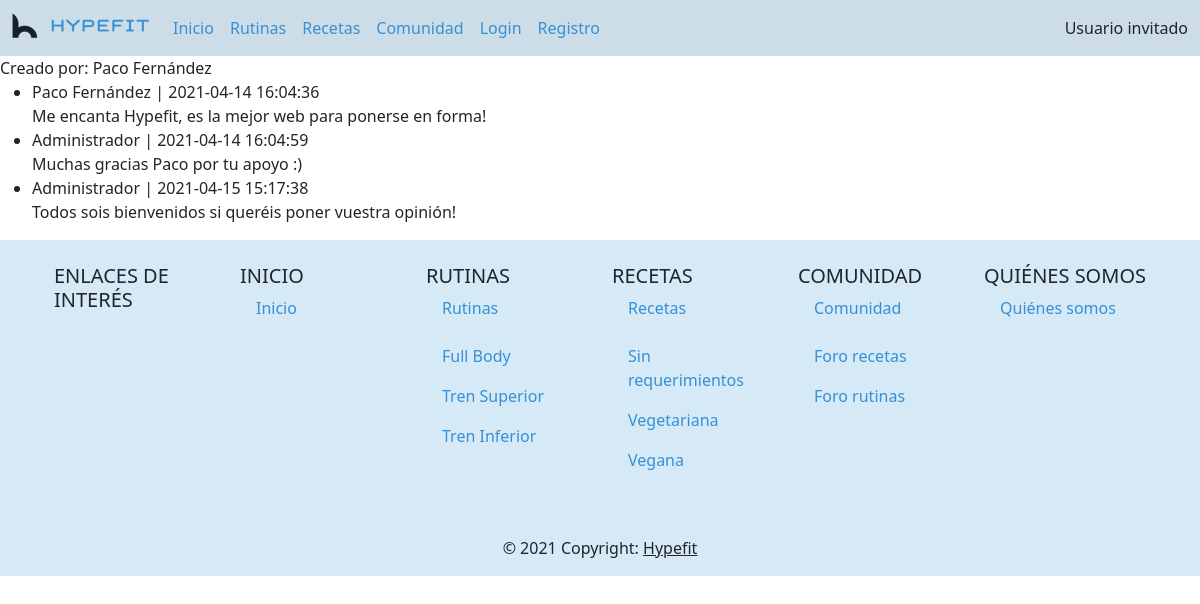
The page /verPost.php?id=1 on the database its author committed.
### tables this page shows
CREATE TABLE `usuarios` (
  `id` int(11) NOT NULL,
  `nombre` varchar(100) NOT NULL,
  `email` varchar(150) NOT NULL,
  `hashPassword` varchar(255) NOT NULL,
  `rol` enum('registrado','entrenador','nutricionista','administrador') NOT NULL,
  `aprobado` tinyint(1) NOT NULL
);

CREATE TABLE `comentarios_post` (
  `id` int(11) NOT NULL,
  `idPost` int(11) NOT NULL,
  `idUsuario` int(11) NOT NULL,
  `fecha` timestamp NOT NULL DEFAULT current_timestamp() ON UPDATE current_timestamp(),
  `comentario` text NOT NULL
);

### verPost.php (called while the page is built, shortened)
<?php
require_once __DIR__ . '/includes/config.php';
require_once __DIR__ . '/includes/funcionesPosts.php';
$idPost = htmlspecialchars(trim(strip_tags($_REQUEST["id"])));
$contenidoPrincipal = mostrarPost($idPost);
require __DIR__ . '/includes/comun/layout.php';

### includes/config.php (called while the page is built, shortened)
<?php
spl_autoload_register(function ($class) {
    $prefix = "hypefit";
    $base_dir = __DIR__;
    $len = strlen($prefix);
    $relative_class = substr($class, $len);
    $file = $base_dir . str_replace('\\', '/', $relative_class) . '.php';
});

### includes/DAO/DAO.php (called while the page is built, shortened)
<?php
class DAO
{
    protected function select($sql) {
        if($sql != ""){
            $conn = Aplicacion::getSingleton()->conexionBd();
            $consulta = $conn->query($sql) or die ($conn->error. " en la línea ".(__LINE__-1));
            $tablaDatos = array();
            while ($fila = mysqli_fetch_assoc($consulta)){
                array_push($tablaDatos, $fila);
            }
            return $tablaDatos;
        } else {
            return 0;
        }
    }
    protected function limpiarString($string): string {
        $conn = Aplicacion::getSingleton()->conexionBd();
        return $conn->real_escape_string($string);
    }
}

### includes/DAO/PostsDAO.php (called while the page is built, shortened)
<?php
class PostsDAO extends DAO {
    public function getPost($id): Post {
        $idLimpio = $this->limpiarString($id);
        $query = "SELECT * from posts where id = '$idLimpio'";
        $fila = $this->select($query);
        return $this->crearObjetoPost($fila[0]);
    }
    private function crearObjetoPost($fila): Post {
        $post = new Post();
        $post->setId($fila['id']);
        $post->setIdCreador($fila['creador']);
        $post->setTitulo($fila['titulo']);
        return $post;
    }
}

### includes/TO/Post.php (called while the page is built, shortened)
<?php
class Post {
    private int $idCreador = 0;
    public function getIdCreador(): int {
        return $this->idCreador;
    }
    public function setIdCreador(int $idCreador): void {
        $this->idCreador = $idCreador;
    }
}

### includes/DAO/UsuarioDAO.php (called while the page is built, shortened)
<?php
class UsuarioDAO extends DAO
{
    public function getUsuario($id): Usuario {
        $idLimpio = $this->limpiarString($id);
        $query = "SELECT * from Usuarios where id = '$idLimpio'";
        $fila = $this->select($query);
        return $this->crearObjetoUsuario($fila[0]);
    }
    private function crearObjetoUsuario($fila): Usuario {
        $usuario = new Usuario();
        $usuario->setId($fila['id']);
        $usuario->setNombre($fila['nombre']);
        $usuario->setEmail($fila['email']);
        $usuario->setHashPassword($fila['hashPassword']);
        $usuario->setRol($fila['rol']);
        $usuario->setAprobado($fila['aprobado']);
        return $usuario;
    }
}

### includes/TO/Usuario.php (called while the page is built, shortened)
<?php
class Usuario
{
    private string $nombre = "";
    public function getNombre(): string {
        return $this->nombre;
    }
    public function setNombre(string $nombre): void {
        $this->nombre = $nombre;
    }
}

### includes/DAO/ComentarioDAO.php (called while the page is built, shortened)
<?php
class ComentarioDAO extends DAO {
    public function getComentariosDelPost($id): array {
        $idLimpio = $this->limpiarString($id);
        $query = "SELECT * from comentarios_post where idPost = '$idLimpio' order by fecha";
        $filas = $this->select($query);
        $comentarios = array();
        foreach($filas as $fila) {
            $comentario = new Comentario();
            $comentario->setId($fila['id']);
            $comentario->setIdPost($fila['idPost']);
            $comentario->setIdUsuario($fila['idUsuario']);
            $comentario->setFecha($fila['fecha']);
            $comentario->setComentario($fila['comentario']);
            array_push($comentarios, $comentario);
        }
        return $comentarios;
    }
}

### includes/TO/Comentario.php (called while the page is built, shortened)
<?php
class Comentario {
    private int $idUsuario = 0;
    private string $fecha = "";
    private string $comentario = "";
    public function getIdUsuario(): int {
        return $this->idUsuario;
    }
    public function setIdUsuario(int $idUsuario): void {
        $this->idUsuario = $idUsuario;
    }
    public function getFecha(): string {
        return $this->fecha;
    }
    public function setFecha(string $fecha): void {
        $this->fecha = $fecha;
    }
    public function getComentario(): string {
        return $this->comentario;
    }
    public function setComentario(string $comentario): void {
        $this->comentario = $comentario;
    }
}

### includes/funcionesPosts.php (the view, shortened to what this page needs)
<?php
require_once __DIR__ . '/config.php';
function mostrarPost($id) : string {
    $dao = new PostsDAO();
    $post = $dao->getPost($id);
    if ($post == null) {
        return "<p>No existe ningún post con el id especificado.</p>";
    } else {
        $dao = new UsuarioDAO();
        $creador = $dao->getUsuario($post->getIdCreador());
        $nombreCreador = $creador->getNombre();
        $html = "<h1>" . $post->getTitulo() . "</h1>";
        $html .= "Creado por: " . $nombreCreador . "<br>";
        $html .= mostrarComentariosPost($id);
        return $html;
    }
}
function mostrarComentariosPost($id) : string {
    $daoC = new ComentarioDAO();
    $daoU = new UsuarioDAO();
    $comentarios = $daoC->getComentariosDelPost($id);
    $html = "<ul>";
    foreach($comentarios as $comentario) {
        $user = $daoU->getUsuario($comentario->getIdUsuario());
        $html .= "<li>" . $user->getNombre() . " | " .  $comentario->getFecha() . "<br>" .
        $comentario->getComentario() ."</li>";
    }
    $html .= "</ul>";
    return $html;
}

### rows shown on the page
usuarios: nombre "Paco Fernández"
comentarios_post: idUsuario.nombre "Paco Fernández", fecha "2021-04-14 16:04:36", comentario "Me encanta Hypefit, es la mejor web para ponerse en forma!"
comentarios_post: idUsuario.nombre "Administrador", fecha "2021-04-14 16:04:59", comentario "Muchas gracias Paco por tu apoyo :)"
comentarios_post: idUsuario.nombre "Administrador", fecha "2021-04-15 15:17:38", comentario "Todos sois bienvenidos si queréis poner vuestra opinión!"
